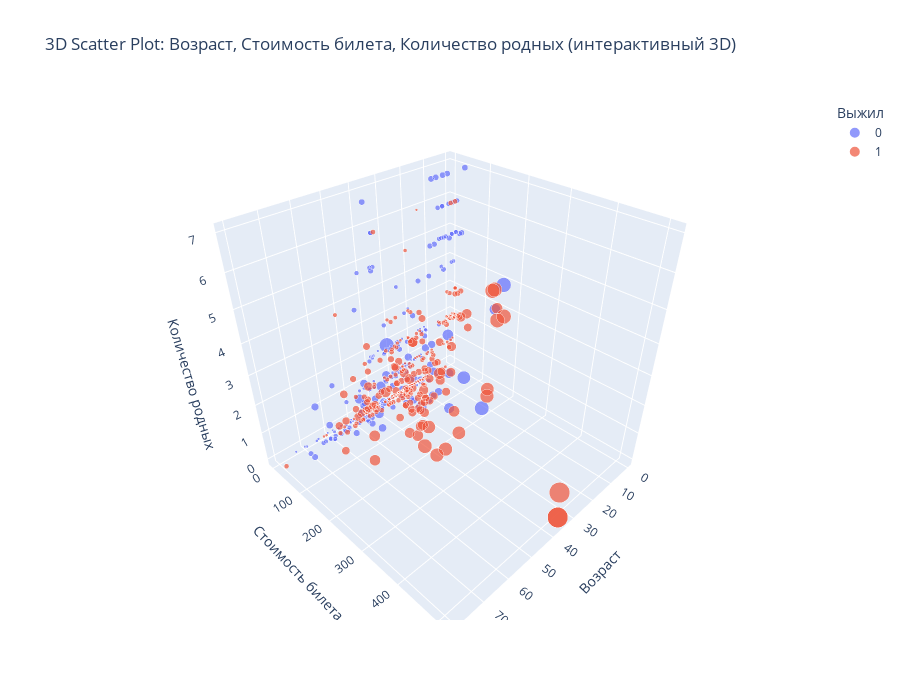

Notebook cell for this chart:
### Code cell
df_3d = df_combined.copy()
df_3d['total_relatives'] = df_3d['SibSp'].fillna(0) + df_3d['Parch'].fillna(0)

df_3d_clean = df_3d.dropna(subset=[age_col_viz, fare_col_viz, 'total_relatives', survived_col_viz])
hover_cols_3d = ['Pclass', 'Sex']

fig = px.scatter_3d(
    df_3d_clean,
    x=age_col_viz,
    y=fare_col_viz,
    z='total_relatives',
    color=survived_col_viz,
    size=fare_col_viz,
    hover_data=hover_cols_3d,
    title='3D Scatter Plot: Возраст, Стоимость билета, Количество родных (интерактивный 3D)',
    labels={age_col_viz: 'Возраст', fare_col_viz: 'Стоимость билета', 'total_relatives': 'Количество родных', survived_col_viz: 'Выжил'}
)
fig.update_layout(width=900, height=700)
fig.show()

### Figure 1 — Plotly figure (JSON) as saved in the notebook; plotly's stock layout.template omitted (floating-point values rounded to 4 significant figures; data arrays with more than 128 entries replaced by an {"elided": "..."} marker saying what was removed)
{"data": [{"customdata": {"elided": "424x2 mixed values"}, "hovertemplate": "Выжил=0<br>Возраст=%{x}<br>Стоимость билета=%{marker.size}<br>Количество родных=%{z}<br>Pclass=%{customdata[0]}<br>Sex=%{customdata[1]}<extra></extra>", "legendgroup": "0", "marker": {"color": "#636efa", "size": {"elided": "424 float values"}, "sizemode": "area", "sizeref": 1.281, "symbol": "circle"}, "mode": "markers", "name": "0", "scene": "scene", "showlegend": true, "type": "scatter3d", "x": {"elided": "424 float values"}, "y": {"elided": "424 float values"}, "z": {"elided": "424 int values"}}, {"customdata": {"elided": "290x2 mixed values"}, "hovertemplate": "Выжил=1<br>Возраст=%{x}<br>Стоимость билета=%{marker.size}<br>Количество родных=%{z}<br>Pclass=%{customdata[0]}<br>Sex=%{customdata[1]}<extra></extra>", "legendgroup": "1", "marker": {"color": "#EF553B", "size": {"elided": "290 float values"}, "sizemode": "area", "sizeref": 1.281, "symbol": "circle"}, "mode": "markers", "name": "1", "scene": "scene", "showlegend": true, "type": "scatter3d", "x": {"elided": "290 float values"}, "y": {"elided": "290 float values"}, "z": {"elided": "290 int values"}}], "layout": {"height": 700, "legend": {"itemsizing": "constant", "title": {"text": "Выжил"}, "tracegroupgap": 0}, "scene": {"domain": {"x": [0, 1], "y": [0, 1]}, "xaxis": {"title": {"text": "Возраст"}}, "yaxis": {"title": {"text": "Стоимость билета"}}, "zaxis": {"title": {"text": "Количество родных"}}}, "title": {"text": "3D Scatter Plot: Возраст, Стоимость билета, Количество родных (интерактивный 3D)"}, "width": 900}}
